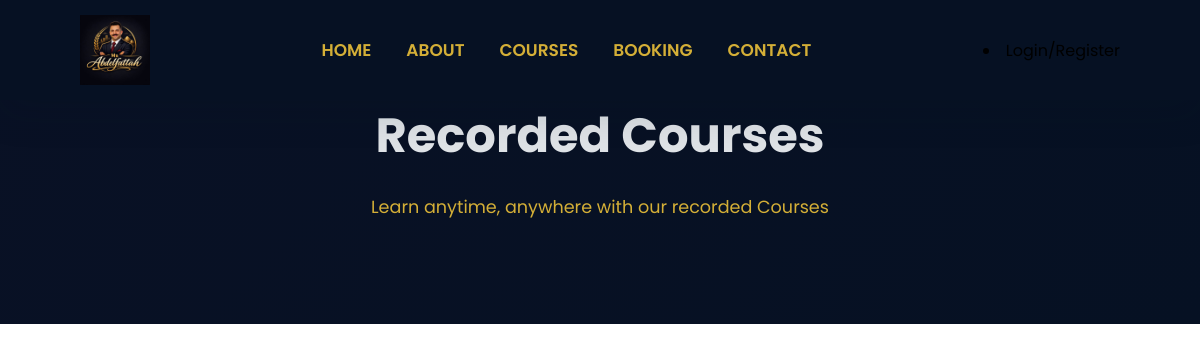
The page /courses/recorded on the database as committed earlier.
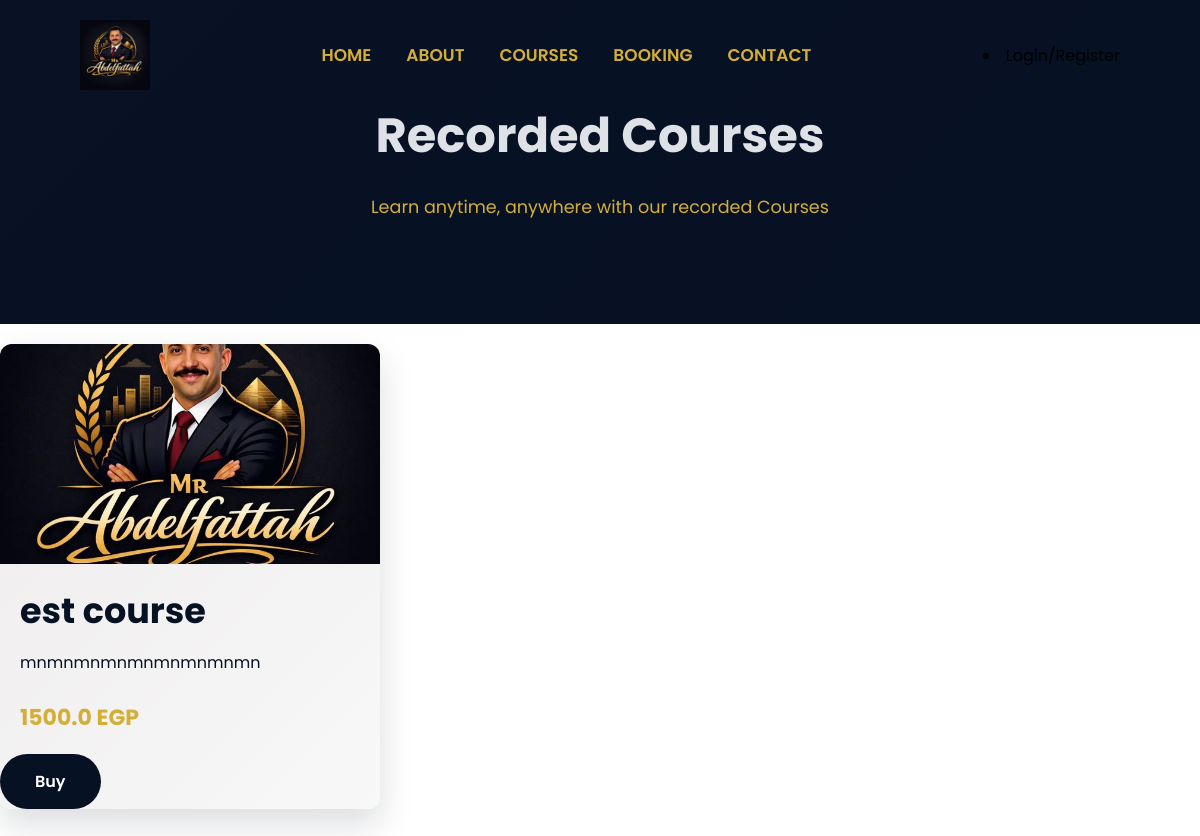
The same page on the database as committed later.
### models/recorded.py (models this page shows)
class Recorded(db.Model):
    __tablename__ = "recorded"
    id = db.Column(db.Integer, primary_key=True)
    title = db.Column(db.String(100), nullable=False)
    description = db.Column(db.Text)
    price = db.Column(db.Float, nullable=True)
    thumbnail = db.Column(db.String(255), nullable=True)
    lessons = db.relationship("Lessons", backref="recorded", cascade="all, delete-orphan")
    purchase = db.relationship("Purchase", backref="recorded", lazy=True)

### routes/recorded.py (the view)
@recorded.route("/courses/recorded", methods=["POST", "GET"])
def recorded_page():
    recorded = Recorded.query.all()
    purchases ={}
    if current_user.is_authenticated:
        user_purchases = Purchase.query.filter_by(user_id=current_user.id).all()
        purchases ={purchase.recorded_course_id: purchase
                   for purchase in user_purchases
                   }
    return render_template("recorded.html", recorded=recorded ,purchases=purchases)

### templates/recorded.html
{% extends "base.html"%}
{%block body%}
<section class="recorded-page">
    <div class="recorded-header">
       <h1 class="page-title">Recorded Courses</h1>
       <p>Learn anytime, anywhere with our recorded Courses</p>
    </div>
</section>
<section  class="recorded-courses">
    <div class="recorded-container">
        <div class="recorded-grid">
          {%for recorded in recorded%}
            <div class="recorded-card">
                <div class="recorded-img" c>
                    {%if recorded.thumbnail%}
                      <img src="{{ url_for('static', filename='uploads/'+ recorded.thumbnail) }}" alt="{{recorded.title}}">
                    {%endif%}
                </div>
                <div class="recorded-content">
                    <h3>{{recorded.title}}</h3>
                    <p> {{recorded.description}}</p>
                   <span>{{recorded.price}} EGP</span>
                   {% set purchase = purchases.get(recorded.id)%}
                </div>
                <div class="recorded-actions">
                    {%if not purchase %}
                    <a href="{{ url_for('recorded.payment', id=recorded.id)}}" class="btn"> Buy</a>
                    {%elif purchase.status == "pending" %}
                    <button >
                        Waiting Approval
                    </button>
                    {%elif purchase.status =="approved" %}
                    <a href="{{ url_for('recorded.course_lessons', course_id=recorded.id) }}"
                     class="btn btn-primary">
                     Watch Course
                   </a>
                    {%elif purchase.status == "rejected" %}
                    <a href="{{ url_for('recorded.buy_course', id=recorded.id)}}" class="btn">upload pyment again</a>
                    {%endif%}
                </div>
            </div>
          {%endfor%}
        </div>
    </div>
</section>
{%endblock%}

Rows that differ between the two databases and show on the page:
added Recorded: thumbnail (picture), title "est course", description "mnmnmnmnmnmnmnmnmn", price "1500.0"
